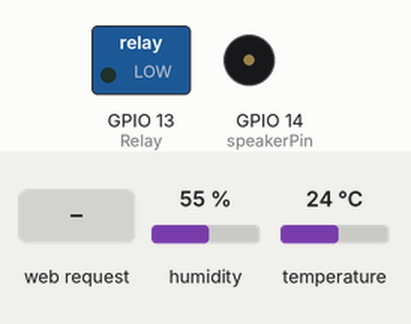
Simulated run of this sketch. Board: ESP8266 (NodeMCU). Parts: switched loads named in the sketch (green lamp = pin HIGH), buzzer (waves = sounding, pin HIGH). Inputs (shaded band) come from the test bench; at power-on: humidity 55 %, temperature 24 °C. WiFi joins after 1.5 s; servers stay silent unless stated; what the sketch prints to the serial monitor is not drawn.

Above: at 2.7 s.
2.8 s: HTTP request GET /poliv received
At 4.2 s:
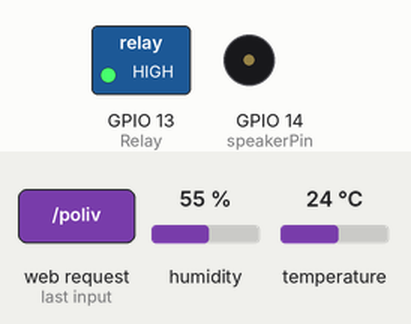
Timing chart, 0 to 5.8 s (numbered marks = the images above; inputs shaded):
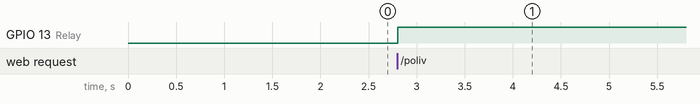

The sketch:

wifi.ino
```cpp
#include <ESP8266WiFi.h>

const char* ssid = "tushata";
const char* password = "wifigenius12431243";
#include "DHT.h"

#define DHTPIN 12 // номер пина, к которому подсоединен датчик
int speakerPin = 14;
int Relay = 13;
float t, h;
int value = HIGH;
WiFiServer server(80);
DHT dht(DHTPIN, DHT22);
int dl = 0;
void setup() {
  Serial.begin(115200);
  delay(10);

  pinMode (speakerPin, OUTPUT);
  pinMode(Relay, OUTPUT);
  dht.begin();
  h = dht.readHumidity(); //Считываем влажность
  t = dht.readTemperature(); // Считываем температуру

  // Connect to WiFi network
  Serial.println();
  Serial.println();
  Serial.print("Connecting to ");
  Serial.println(ssid);

  WiFi.begin(ssid, password);

  while (WiFi.status() != WL_CONNECTED) {
    delay(500);
    Serial.print(".");
  }
  Serial.println("");
  Serial.println("WiFi connected");

  // Start the server
  server.begin();
  Serial.println("Server started");

  // Print the IP address
  Serial.print("Use this URL : ");
  Serial.print("http://");
  Serial.print(WiFi.localIP());
  Serial.println("/");

}

void loop() {
  // Check if a client has connected
  WiFiClient client = server.available();
  if (!client) {
    return;
  }
  // Wait until the client sends some data
  Serial.println("new client");
  while(!client.available()){
    delay(1);
  }

  // Read the first line of the request
  String request = client.readStringUntil('\r');
  Serial.println(request);
  client.flush();
  // Match the request

  if ((request.indexOf("/poliv") != -1) && value == HIGH){
    digitalWrite (Relay, HIGH);
    value = LOW;
  }
  else if ((request.indexOf("/poliv") != -1) && value == LOW){
    digitalWrite (Relay, LOW);
    value = HIGH;
  }
  // Return the response
  output(client);
  delay(1);
  Serial.println("Client disconnected");
  Serial.println("");

}
void output(WiFiClient client)
{

  h = dht.readHumidity(); //Считываем влажность
  t = dht.readTemperature(); // Считываем температуру
  client.println("HTTP/1.1 200 OK");
  client.println("Content-Type: text/html");
  client.println(""); //  do not forget this one
  client.println("<!DOCTYPE HTML>");
  client.println("<html>");

  client.println("<br><br>");
  client.println("Click <a href=\"/refreh\">here</a> refresh<br>");
  client.println("Click <a href=\"/poliv\">here</a> poliv<br>");
  client.print("Temp is ");
  client.println(t);
  client.print("Hum is ");
  client.println(h);

  client.println("</html>");
}
```

Measured:
- after the input at 2.8 s, GPIO 13 (Relay): LOW → HIGH at once
